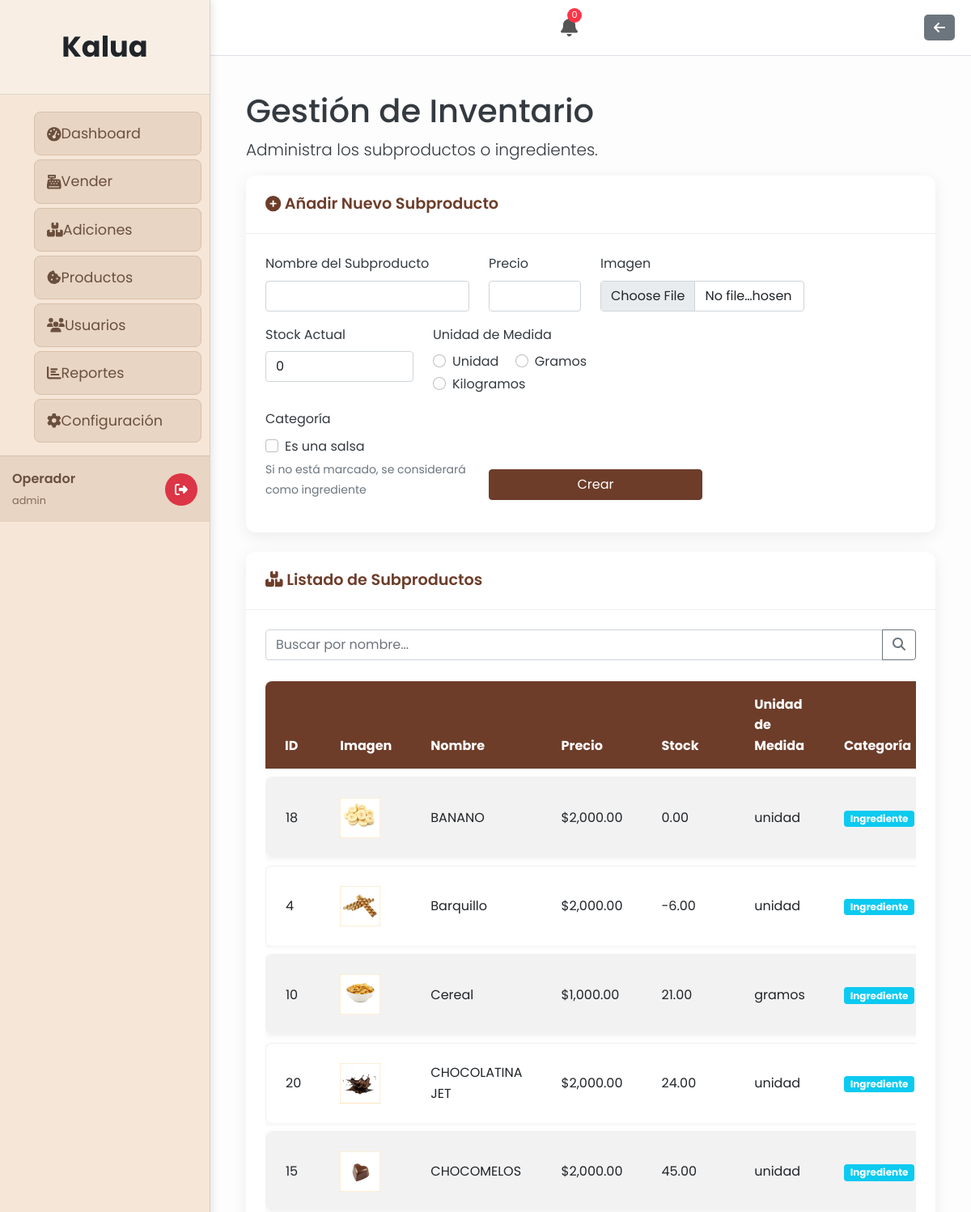
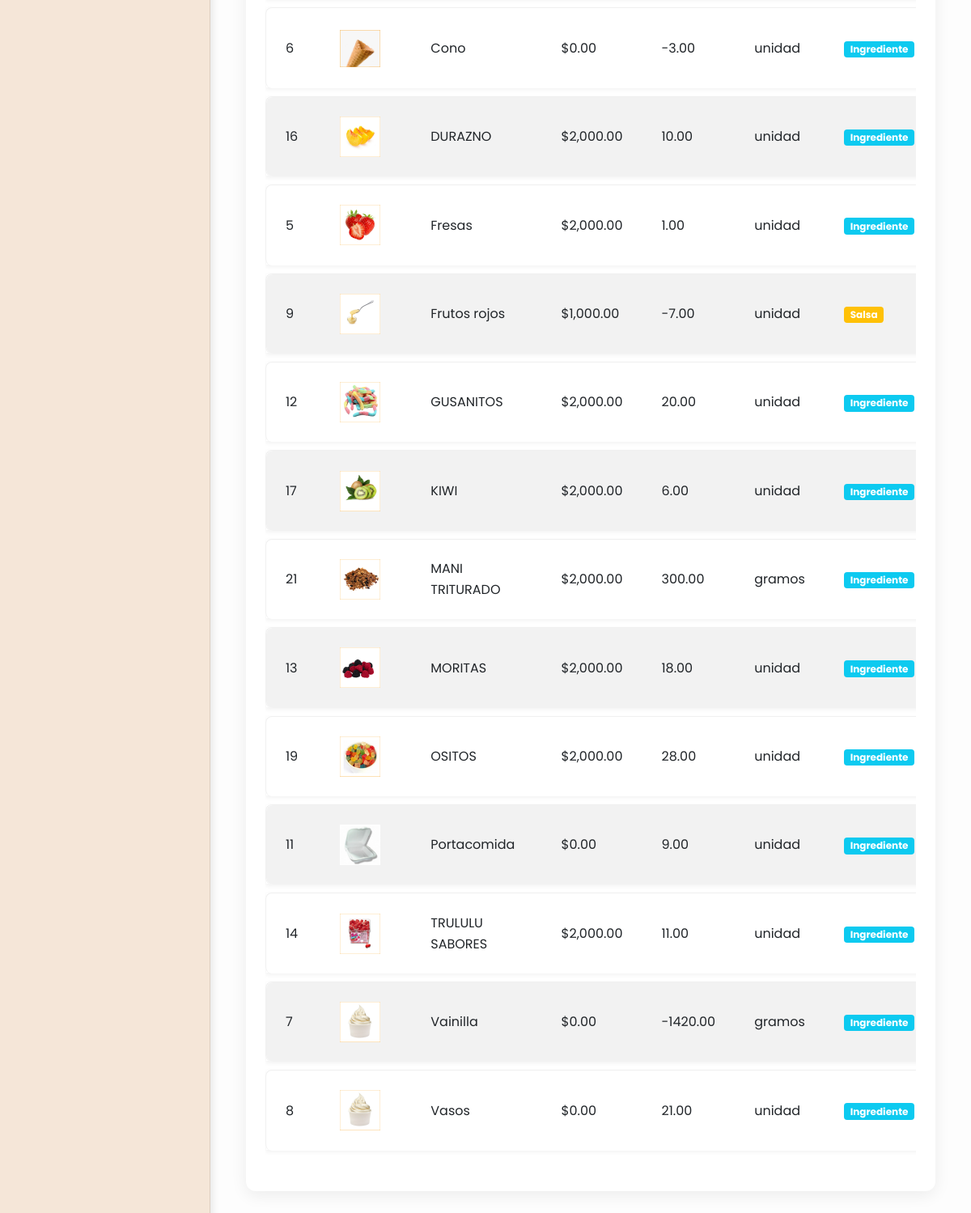
Page /inventario.php (signed in) on the committed database (2 pictures, top to bottom).
### tables this page shows
CREATE TABLE `configuracion` (
  `id` int(11) NOT NULL,
  `nombre_empresa` varchar(255) NOT NULL,
  `nit` varchar(255) DEFAULT NULL,
  `direccion` varchar(255) DEFAULT NULL,
  `logo_url` varchar(255) DEFAULT NULL,
  `color_primario` varchar(7) DEFAULT '#4e73df',
  `color_secundario` varchar(7) DEFAULT '#1cc88a',
  `color_texto` varchar(7) DEFAULT '#ffffff'
);

CREATE TABLE `subproductos` (
  `id` int(11) NOT NULL,
  `nombre` varchar(100) NOT NULL,
  `precio` decimal(10,2) NOT NULL DEFAULT 0.00,
  `imagen` varchar(255) DEFAULT NULL,
  `stock` decimal(10,2) NOT NULL,
  `unidad_medida` varchar(20) NOT NULL,
  `categoria` enum('ingrediente','salsa') DEFAULT 'ingrediente'
);

### includes/auth_check.php (called while the page is built, shortened)
<?php
function isAdmin() {
    return isset($_SESSION['rol']) && ($_SESSION['rol'] === 'admin' || $_SESSION['rol'] === 'operador');
}
?>

### inventario.php (the view, shortened to what this page needs)
<?php
$is_dashboard_page = true;
require_once 'includes/auth_check.php';
$db = conectarDB();
$edit_mode = false;
$subproducto_a_editar = ['id' => '', 'nombre' => '', 'precio' => '', 'imagen' => '', 'stock' => '', 'unidad_medida' => ''];
$search_term = isset($_GET['q']) ? trim($_GET['q']) : '';
$query = "SELECT * FROM subproductos";
$query .= " ORDER BY nombre ASC";
$stmt_lista = $db->prepare($query);
$stmt_lista->execute();
$resultado_lista = $stmt_lista->get_result();
?>
<?php include 'includes/header.php'; ?>
<div class="container-fluid px-4">
    <h1 class="mt-4">Gestión de Inventario</h1>
    <p class="lead">Administra los subproductos o ingredientes.</p>
    <div class="card mb-4">
        <div class="card-header">
            <i class="fas fa-plus-circle"></i>
            <?php echo $edit_mode ? 'Editar Subproducto' : 'Añadir Nuevo Subproducto'; ?>
        </div>
        <div class="card-body">
            <form action="inventario.php" method="POST" enctype="multipart/form-data">
                <div class="row">
                    <div class="col-md-4 mb-3">
                        <label for="nombre" class="form-label">Nombre del Subproducto</label>
                        <input type="text" class="form-control" id="nombre" name="nombre" value="<?php echo htmlspecialchars($subproducto_a_editar['nombre']); ?>" required>
                    </div>
                    <div class="col-md-2 mb-3">
                        <label for="precio" class="form-label">Precio</label>
                        <input type="number" step="0.01" class="form-control" id="precio" name="precio" value="<?php echo htmlspecialchars($subproducto_a_editar['precio']); ?>" required>
                    </div>
                    <div class="col-md-4 mb-3">
                        <label for="imagen" class="form-label">Imagen</label>
                        <input type="file" class="form-control" id="imagen" name="imagen" accept="image/jpeg, image/png">
                    </div>
                </div>
                <div class="row">
                    <div class="col-md-3 mb-3">
                        <label for="stock" class="form-label">Stock Actual</label>
                        <input type="number" step="1" min="0" class="form-control" id="stock" name="stock" value="<?php echo htmlspecialchars((int)$subproducto_a_editar['stock']); ?>" required>
                    </div>
                    <div class="col-md-5 mb-3">
                        <label class="form-label">Unidad de Medida</label>
                        <div>
                            <div class="form-check form-check-inline">
                                <input class="form-check-input" type="radio" name="unidad_medida" id="unidad" value="unidad" <?php echo ($subproducto_a_editar['unidad_medida'] == 'unidad') ? 'checked' : ''; ?> required>
                                <label class="form-check-label" for="unidad">Unidad</label>
                            </div>
                            <div class="form-check form-check-inline">
                                <input class="form-check-input" type="radio" name="unidad_medida" id="gramos" value="gramos" <?php echo ($subproducto_a_editar['unidad_medida'] == 'gramos') ? 'checked' : ''; ?>>
                                <label class="form-check-label" for="gramos">Gramos</label>
                            </div>
                            <div class="form-check form-check-inline">
                                <input class="form-check-input" type="radio" name="unidad_medida" id="kilogramos" value="kilogramos" <?php echo ($subproducto_a_editar['unidad_medida'] == 'kilogramos') ? 'checked' : ''; ?>>
                                <label class="form-check-label" for="kilogramos">Kilogramos</label>
                            </div>
                        </div>
                    </div>
                </div>
                <div class="row">
                    <div class="col-md-4 mb-3">
                        <label class="form-label">Categoría</label>
                        <div>
                            <div class="form-check">
                                <input class="form-check-input" type="checkbox" name="categoria" id="categoria" value="salsa" <?php echo (isset($subproducto_a_editar['categoria']) && $subproducto_a_editar['categoria'] == 'salsa') ? 'checked' : ''; ?> onchange="toggleCategoria(this)">
                                <label class="form-check-label" for="categoria_salsa">
                                    Es una salsa
                                </label>
                            </div>
                            <small class="form-text text-muted">Si no está marcado, se considerará como ingrediente</small>
                        </div>
                    </div>
                    <div class="col-md-8 d-flex align-items-end mb-3">
                        <button type="submit" class="btn btn-primary w-50"><?php echo $edit_mode ? 'Actualizar' : 'Crear'; ?></button>
                    </div>
                </div>
            </form>
        </div>
    </div>
    <div class="card">
        <div class="card-header">
            <i class="fas fa-boxes"></i>
            Listado de Subproductos
        </div>
        <div class="card-body">
            <form action="inventario.php" method="GET" class="mb-3">
                <div class="input-group">
                    <input type="text" class="form-control" placeholder="Buscar por nombre..." name="q" value="<?php echo htmlspecialchars($search_term); ?>">
                    <button class="btn btn-outline-secondary" type="submit"><i class="fas fa-search"></i></button>
                </div>
            </form>
            <div class="table-responsive">
                <table class="table table-bordered table-striped table-hover">
                    <thead class="table-dark">
                        <tr>
                            <th>ID</th>
                            <th>Imagen</th>
                            <th>Nombre</th>
                            <th>Precio</th>
                            <th>Stock</th>
                            <th>Unidad de Medida</th>
                            <th>Categoría</th>
                        </tr>
                    </thead>
                    <tbody>
                        <?php while ($subproducto = $resultado_lista->fetch_assoc()): ?>
                        <tr>
                            <td><?php echo htmlspecialchars($subproducto['id']); ?></td>
                            <td>
                                <?php if (!empty($subproducto['imagen'])): ?>
                                    <img src="public/uploads/subproductos/<?php echo htmlspecialchars($subproducto['imagen']); ?>" alt="<?php echo htmlspecialchars($subproducto['nombre']); ?>" width="50">
                                <?php else: ?>
                                    <small>Sin imagen</small>
                                <?php endif; ?>
                            </td>
                            <td><?php echo htmlspecialchars($subproducto['nombre']); ?></td>
                            <td>$<?php echo number_format($subproducto['precio'], 2); ?></td>
                            <td><?php echo htmlspecialchars($subproducto['stock']); ?></td>
                            <td><?php echo htmlspecialchars($subproducto['unidad_medida']); ?></td>
                            <td>
                                <span class="badge <?php echo ($subproducto['categoria'] == 'salsa') ? 'bg-warning' : 'bg-info'; ?>">
                                    <?php echo ucfirst(htmlspecialchars($subproducto['categoria'] ?? 'ingrediente')); ?>
                                </span>
                            </td>
                        </tr>
                        <?php endwhile; ?>
                    </tbody>
                </table>
            </div>
        </div>
    </div>
</div>
<?php
include 'includes/footer.php';
?>

### includes/header.php (shortened to what this page needs)
<?php
$conn = new mysqli(DB_HOST, DB_USER, DB_PASS, DB_NAME);
if ($conn->connect_error) {
    $site_name = 'App';
    $logo_url = '';
    $color_primario = '#343a40';
    $color_secundario = '#ffffff';
    $color_texto = '#000000';
} else {
    $result = $conn->query("SELECT nombre_empresa, logo_url, color_primario, color_secundario, color_texto FROM configuracion WHERE id = 1");
    if ($result && $result->num_rows > 0) {
        $config = $result->fetch_assoc();
        $site_name = $config['nombre_empresa'];
    } else {
        $site_name = 'App';
        $logo_url = '';
        $color_primario = '#343a40';
        $color_secundario = '#ffffff';
        $color_texto = '#000000';
    }
}
$is_dashboard_page = isset($is_dashboard_page) && $is_dashboard_page === true;
?><!DOCTYPE html>
<html lang="es">
<head>
    <link rel="stylesheet" href="public/css/bootstrap/bootstrap.min.css">
    <link rel="stylesheet" href="public/css/all.min.css">
    <link rel="stylesheet" href="public/css/style.css">
    <link rel="stylesheet" href="https://cdnjs.cloudflare.com/ajax/libs/font-awesome/6.0.0-beta3/css/all.min.css">
    <link href="https://cdn.jsdelivr.net/npm/simple-datatables@latest/dist/style.css" rel="stylesheet" />
    <link href="public/css/style.css" rel="stylesheet" />
</head>
<body class="sb-nav-fixed <?php echo $is_dashboard_page ? 'sb-sidenav-toggled' : ''; ?>">
<?php if ($is_dashboard_page && isset($_SESSION['login']) && $_SESSION['login'] === true): ?>
    <div class="dashboard-layout">
        <aside class="sidebar">
                <div class="sidebar-header">
                    <a href="dashboard.php" class="sidebar-brand">
                        <?php echo htmlspecialchars($site_name); ?>
                    </a>
                </div>
                <nav class="sidebar-nav">
                    <ul>
                        <li><a href="dashboard.php"><i class="fas fa-tachometer-alt"></i><span>Dashboard</span></a></li>
                        <?php if (isAdmin()): ?>
                            <li><a href="galeria_venta.php"><i class="fas fa-cash-register"></i><span>Vender</span></a></li>
                            <li><a href="inventario.php"><i class="fas fa-boxes"></i><span>Adiciones</span></a></li>
                            <li><a href="productos.php"><i class="fas fa-cookie-bite"></i><span>Productos</span></a></li>
                            <li><a href="usuarios.php"><i class="fas fa-users"></i><span>Usuarios</span></a></li>
                            <li><a href="ventas.php"><i class="fas fa-chart-bar"></i><span>Reportes</span></a></li>
                            <li><a href="configuracion.php"><i class="fas fa-cog"></i><span>Configuración</span></a></li>
                        <?php elseif (isInvitado()): ?>
                            <li><a href="galeria_venta.php"><i class="fas fa-cash-register"></i><span>Vender</span></a></li>
                            <li><a href="ventas.php"><i class="fas fa-chart-bar"></i><span>Reportes</span></a></li>
                        <?php else: ?>
                            <li><a href="galeria_venta.php"><i class="fas fa-store"></i><span>Tienda</span></a></li>
                        <?php endif; ?>
                    </ul>
                </nav>
                <div class="sidebar-footer">
                    <div class="user-info">
                        <span class="user-name"><?php echo htmlspecialchars($_SESSION['nombre_usuario']); ?></span>
                        <small class="user-role"><?php echo htmlspecialchars($_SESSION['rol']); ?></small>
                    </div>
                    <a href="logout.php" class="logout-link" title="Cerrar Sesión"><i class="fas fa-sign-out-alt"></i></a>
                </div>
            </aside>
            <div class="main-wrapper">
                <header class="top-header">
                    <div class="notification-bell-container">
                        <button id="notificationBell" class="notification-bell" title="Notificaciones">
                            <i class="fas fa-bell"></i>
                            <span class="notification-badge" id="notificationCount">0</span>
                        </button>
                    </div>
                    <?php
                    $current_page = basename($_SERVER['PHP_SELF']);
                    if ($current_page == 'dashboard.php') { ?>
                        <a href="logout.php" class="btn-header-action btn-logout" title="Cerrar Sesión">
                            <i class="fas fa-sign-out-alt"></i>
                        </a>
                    <?php } elseif ($current_page == 'galeria_venta.php') { ?>
                        <a href="dashboard.php" class="btn-header-action btn-back" title="Volver al Dashboard">
                            <i class="fas fa-arrow-left"></i>
                        </a>
                    <?php } else { ?>
                        <a href="javascript:history.back()" class="btn-header-action btn-back" title="Volver">
                            <i class="fas fa-arrow-left"></i>
                        </a>
                    <?php } ?>
                </header>
                <main class="main-content">
        <?php else: ?>
            <main>
        <?php endif; ?>
</body>
</html>

### rows in the picture
configuracion: nombre_empresa "Kalua"
subproductos: id "18", imagen (picture), nombre "BANANO", precio "2,000.00", stock "0.00", unidad_medida "unidad", categoria "Ingrediente"
subproductos: id "4", imagen (picture), nombre "Barquillo", precio "2,000.00", stock "-6.00", unidad_medida "unidad", categoria "Ingrediente"
subproductos: id "10", imagen (picture), nombre "Cereal", precio "1,000.00", stock "21.00", unidad_medida "gramos", categoria "Ingrediente"
subproductos: id "20", imagen (picture), nombre "CHOCOLATINA JET", precio "2,000.00", stock "24.00", unidad_medida "unidad", categoria "Ingrediente"
subproductos: id "15", imagen (picture), nombre "CHOCOMELOS", precio "2,000.00", stock "45.00", unidad_medida "unidad", categoria "Ingrediente"
subproductos: id "6", imagen (picture), nombre "Cono", precio "0.00", stock "-3.00", unidad_medida "unidad", categoria "Ingrediente"
subproductos: id "16", imagen (picture), nombre "DURAZNO", precio "2,000.00", stock "10.00", unidad_medida "unidad", categoria "Ingrediente"
subproductos: id "5", imagen (picture), nombre "Fresas", precio "2,000.00", stock "1.00", unidad_medida "unidad", categoria "Ingrediente"
subproductos: id "9", imagen (picture), nombre "Frutos rojos", precio "1,000.00", stock "-7.00", unidad_medida "unidad", categoria "Salsa"
subproductos: id "12", imagen (picture), nombre "GUSANITOS", precio "2,000.00", stock "20.00", unidad_medida "unidad", categoria "Ingrediente"
subproductos: id "17", imagen (picture), nombre "KIWI", precio "2,000.00", stock "6.00", unidad_medida "unidad", categoria "Ingrediente"
subproductos: id "21", imagen (picture), nombre "MANI TRITURADO", precio "2,000.00", stock "300.00", unidad_medida "gramos", categoria "Ingrediente"
subproductos: id "13", imagen (picture), nombre "MORITAS", precio "2,000.00", stock "18.00", unidad_medida "unidad", categoria "Ingrediente"
subproductos: id "19", imagen (picture), nombre "OSITOS", precio "2,000.00", stock "28.00", unidad_medida "unidad", categoria "Ingrediente"
subproductos: id "11", imagen (picture), nombre "Portacomida", precio "0.00", stock "9.00", unidad_medida "unidad", categoria "Ingrediente"
subproductos: id "14", imagen (picture), nombre "TRULULU SABORES", precio "2,000.00", stock "11.00", unidad_medida "unidad", categoria "Ingrediente"
subproductos: id "7", imagen (picture), nombre "Vainilla", precio "0.00", stock "-1420.00", unidad_medida "gramos", categoria "Ingrediente"
subproductos: id "8", imagen (picture), nombre "Vasos", precio "0.00", stock "21.00", unidad_medida "unidad", categoria "Ingrediente"

### other values in the picture
$_SESSION['nombre_usuario'] "Operador"
$_SESSION['rol'] "admin"
